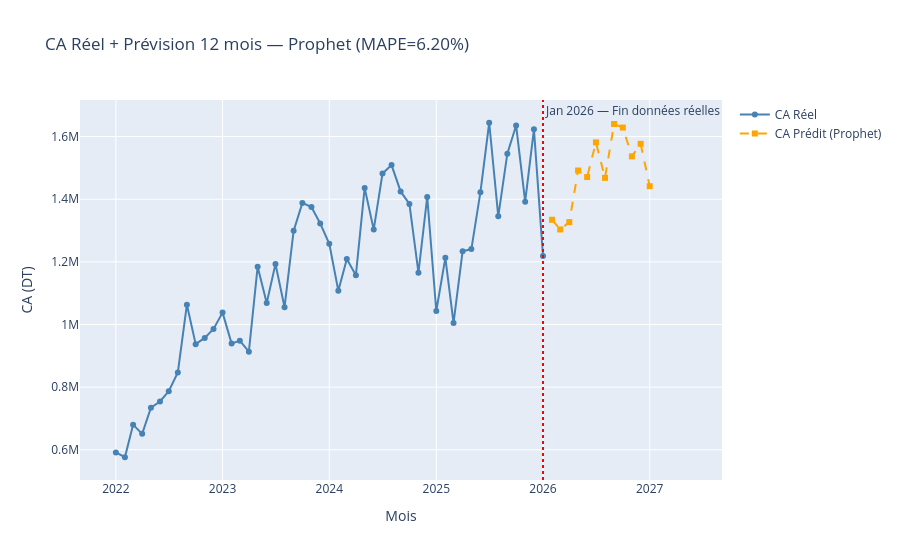

The notebook cell saved with this chart:
### Code cell
# ── 6.2 Graphe Plotly — Historique + Prévision ────────────────
fig = go.Figure()
fig.add_trace(go.Scatter(
    x=ts.index, y=ts.values, name='CA Réel',
    mode='lines+markers', line=dict(color='steelblue', width=2)
))
fig.add_trace(go.Scatter(
    x=df_pred['date'], y=df_pred['predicted_sales'],
    name=f'CA Prédit ({best_ts_name})',
    mode='lines+markers',
    line=dict(color='orange', width=2, dash='dash'),
    marker=dict(size=6, symbol='square')
))
fig.add_vline(
    x=ts.index[-1].timestamp()*1000,
    line_dash='dot', line_color='red',
    annotation_text=f'{ts.index[-1].strftime("%b %Y")} — Fin données réelles'
)
fig.update_layout(
    title=f'CA Réel + Prévision 12 mois — {best_ts_name} (MAPE={best_mape:.2f}%)',
    xaxis_title='Mois', yaxis_title='CA (DT)',
    hovermode='x unified', height=500
)
fig.show()

# Graphe annuel
fig2, ax = plt.subplots(figsize=(8, 5))
ax.bar(['2024 (réel)', '2025 (réel)', '2026-27 (prédit)'],
       [ca_2024, ca_2025, ca_prev],
       color=['steelblue', 'steelblue', 'orange'])
for i, v in enumerate([ca_2024, ca_2025, ca_prev]):
    ax.text(i, v + max(ca_2024,ca_2025,ca_prev)*0.01,
            f'{v:,.0f} DT', ha='center', fontsize=9)
ax.set_title('CA Annuel : Réel vs Prévu')
ax.yaxis.set_major_formatter(plt.FuncFormatter(lambda x,_: f'{x:,.0f}'))
plt.tight_layout()
plt.show()

### Figure 1 — Plotly figure (JSON) as saved in the notebook; plotly's stock layout.template omitted (floating-point values rounded to 4 significant figures)
{"data": [{"line": {"color": "steelblue", "width": 2}, "mode": "lines+markers", "name": "CA Réel", "type": "scatter", "x": ["2022-01-01T00:00:00", "2022-02-01T00:00:00", "2022-03-01T00:00:00", "2022-04-01T00:00:00", "2022-05-01T00:00:00", "2022-06-01T00:00:00", "2022-07-01T00:00:00", "2022-08-01T00:00:00", "2022-09-01T00:00:00", "2022-10-01T00:00:00", "2022-11-01T00:00:00", "2022-12-01T00:00:00", "2023-01-01T00:00:00", "2023-02-01T00:00:00", "2023-03-01T00:00:00", "2023-04-01T00:00:00", "2023-05-01T00:00:00", "2023-06-01T00:00:00", "2023-07-01T00:00:00", "2023-08-01T00:00:00", "2023-09-01T00:00:00", "2023-10-01T00:00:00", "2023-11-01T00:00:00", "2023-12-01T00:00:00", "2024-01-01T00:00:00", "2024-02-01T00:00:00", "2024-03-01T00:00:00", "2024-04-01T00:00:00", "2024-05-01T00:00:00", "2024-06-01T00:00:00", "2024-07-01T00:00:00", "2024-08-01T00:00:00", "2024-09-01T00:00:00", "2024-10-01T00:00:00", "2024-11-01T00:00:00", "2024-12-01T00:00:00", "2025-01-01T00:00:00", "2025-02-01T00:00:00", "2025-03-01T00:00:00", "2025-04-01T00:00:00", "2025-05-01T00:00:00", "2025-06-01T00:00:00", "2025-07-01T00:00:00", "2025-08-01T00:00:00", "2025-09-01T00:00:00", "2025-10-01T00:00:00", "2025-11-01T00:00:00", "2025-12-01T00:00:00", "2026-01-01T00:00:00"], "y": [591400.0, 576100.0, 680200.0, 650800.0, 734300.0, 754300.0, 787000.0, 847000.0, 1063000.0, 937200.0, 957100.0, 985700.0, 1038000.0, 939000.0, 948300.0, 913200.0, 1185000.0, 1069000.0, 1193000.0, 1055000.0, 1299000.0, 1388000.0, 1375000.0, 1323000.0, 1257000.0, 1108000.0, 1209000.0, 1157000.0, 1436000.0, 1303000.0, 1482000.0, 1509000.0, 1425000.0, 1385000.0, 1166000.0, 1407000.0, 1043000.0, 1213000.0, 1005000.0, 1234000.0, 1241000.0, 1422000.0, 1644000.0, 1345000.0, 1545000.0, 1635000.0, 1392000.0, 1623000.0, 1218000.0]}, {"line": {"color": "orange", "dash": "dash", "width": 2}, "marker": {"size": 6, "symbol": "square"}, "mode": "lines+markers", "name": "CA Prédit (Prophet)", "type": "scatter", "x": ["2026-02-01T00:00:00", "2026-03-01T00:00:00", "2026-04-01T00:00:00", "2026-05-01T00:00:00", "2026-06-01T00:00:00", "2026-07-01T00:00:00", "2026-08-01T00:00:00", "2026-09-01T00:00:00", "2026-10-01T00:00:00", "2026-11-01T00:00:00", "2026-12-01T00:00:00", "2027-01-01T00:00:00"], "y": [1334000.0, 1303000.0, 1327000.0, 1492000.0, 1471000.0, 1581000.0, 1468000.0, 1640000.0, 1629000.0, 1537000.0, 1577000.0, 1441000.0]}], "layout": {"annotations": [{"showarrow": false, "text": "Jan 2026 — Fin données réelles", "x": 1767225600000, "xanchor": "left", "xref": "x", "y": 1, "yanchor": "top", "yref": "y domain"}], "autosize": true, "hovermode": "x unified", "shapes": [{"line": {"color": "red", "dash": "dot"}, "type": "line", "x0": 1767225600000, "x1": 1767225600000, "xref": "x", "y0": 0, "y1": 1, "yref": "y domain"}], "title": {"text": "CA Réel + Prévision 12 mois — Prophet (MAPE=6.20%)"}, "xaxis": {"autorange": true, "range": ["2021-09-09 12:39:15.2435", "2027-05-18 15:43:45.362"], "title": {"text": "Mois"}, "type": "date"}, "yaxis": {"autorange": true, "range": [500900.0, 1719000.0], "title": {"text": "CA (DT)"}, "type": "linear"}}}
